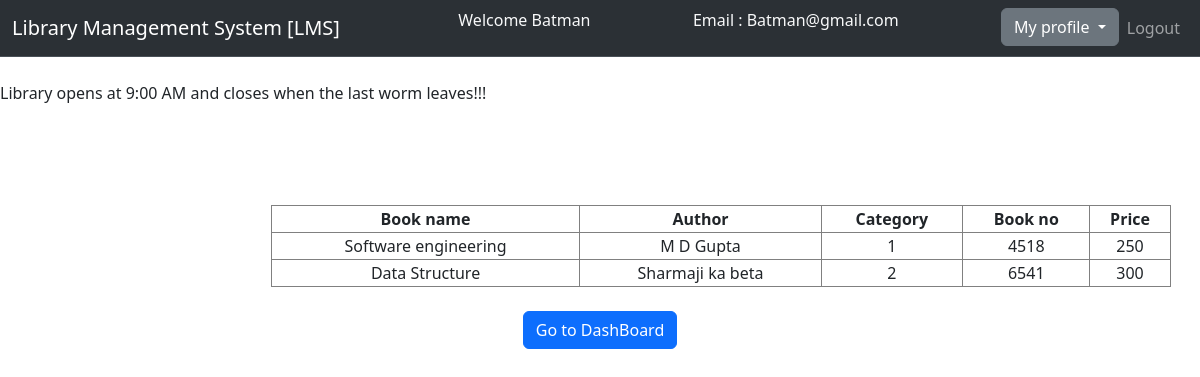
The page /admin/registerBooks.php (signed in) on the database its author committed.
### tables this page shows
CREATE TABLE `book` (
  `book_id` int NOT NULL,
  `book_name` varchar(40) NOT NULL,
  `author_id` int NOT NULL,
  `category_id` int NOT NULL,
  `book_no` int NOT NULL,
  `book_price` int NOT NULL
);

CREATE TABLE `authors` (
  `author_id` int NOT NULL,
  `author_name` varchar(25) NOT NULL
);

### admin/registerBooks.php (the view, shortened to what this page needs)
<?php
$connection = mysqli_connect("localhost","root","appu1234");
$query = "select b.book_name,b.book_no,b.book_price,b.category_id,a.author_name from book b left join authors a on b.author_id = a.author_id";
?>
<!DOCTYPE html>
<html lang="en">
<head>
    <link href="https://cdn.jsdelivr.net/npm/bootstrap@5.3.3/dist/css/bootstrap.min.css" rel="stylesheet">
</head>
<link rel="stylesheet" href="style.css">
<body>
<nav class="navbar bg-dark border-bottom border-body navbar-expand-lg bg-body-tertiary" data-bs-theme="dark">
  <div class="container-fluid">
    <div class="navbar-header ">
       <a class="navbar-brand" href="admin_dashboard.php">Library Management System [LMS]</a>
    </div>
      <p class="text-light">Welcome <?php echo($_SESSION['name']);?></p>
      <p class="text-light">Email : <?php echo($_SESSION['email']);?></p>
    <ul class="nav navbar-nav navbar-right">
        <li class="nav-item">
          <div class="dropdown">
            <button class="btn btn-secondary dropdown-toggle" type="button" data-bs-toggle="dropdown" aria-expanded="false">
              My profile
            </button>
          </div>
        </li>
        <li class="nav-item"><a class="nav-link" href="logout.php">Logout</a>
        </li>
      </ul>
    </div>
</nav>
<br><span><marquee behavior="" direction="">Library opens at 9:00 AM and closes when the last worm leaves!!!</marquee></span>
<div class="row" style=" padding:100px">
  <div class="col-md-2"></div>
  <div class="col-md-8">
      <table class="table-bordered" width="900px" style="text-align:center">
        <tr>
          <th>Book name</th>
          <th>Author</th>
          <th>Category</th>
          <th>Book no</th>
          <th>Price</th>
        </tr>
        <?php
        $query_run = mysqli_query( $connection, $query);
        while($row = mysqli_fetch_assoc($query_run)){
          $book_name = $row['book_name'];
          $author = $row['author_name'];
          $category = $row['category_id'];
          $book_no = $row['book_no'];
          $Price = $row['book_price'];
          ?>
          <tr>
            <td><?php echo $book_name;?></td>
            <td><?php echo $author;?></td>
            <td><?php echo $category;?></td>
            <td><?php echo $book_no;?></td>
            <td><?php echo $Price;?></td>
          </tr>
        <?php
        }
        ?>
      </table>
      <br>
      <p class="text-center"><a class=" btn btn-primary" href="admin_dashboard.php" role="button">Go to DashBoard</a></p>
  </div>
  <div class="col-md-2"></div>
</div>
</body>
</html>

### rows shown on the page
book: book_name "Software engineering", author.author_name "M D Gupta", category "1", book_no "4518", book_price "250"
book: book_name "Data Structure", author.author_name "Sharmaji ka beta", category "2", book_no "6541", book_price "300"

### other values the page prints
$_SESSION['name'] "Batman"
$_SESSION['email'] "Batman@gmail.com"
